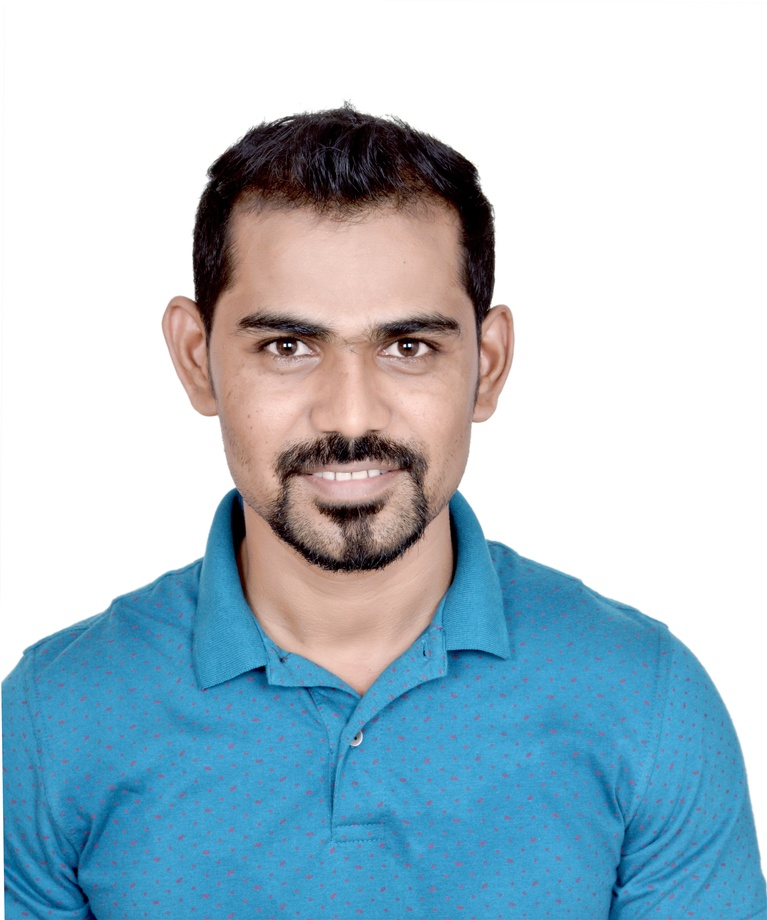
#> input picture Employee_Photo/406972000002079157_0073 (2).JPG, 767 x 920 px, shrunk from 3915 x 4698 before the run, given in place of the camera
$ python videocapture.py
#> lines starting #> are read from the running program, lines starting #| are printed output that depends on the picture; after the words box and inside, x2 and y2 are one past the last pixel; in counts of white or black regions, pixels touching at a corner belong together
#> further down, frame is the input picture: shape (920, 767, 3); mean B, G, R 206, 193.6, 171.3
import cv2
import numpy as np

# Create a VideoCapture object and read from input file
# If the input is the camera, pass 0 instead of the video file name
def increase_brightness(img, value):
#> called with value = 40
    hsv = cv2.cvtColor(img, cv2.COLOR_BGR2HSV)
#> hsv: shape (920, 767, 3); mean H, S, V 40.3, 74.5, 214.2
    h, s, v = cv2.split(hsv)
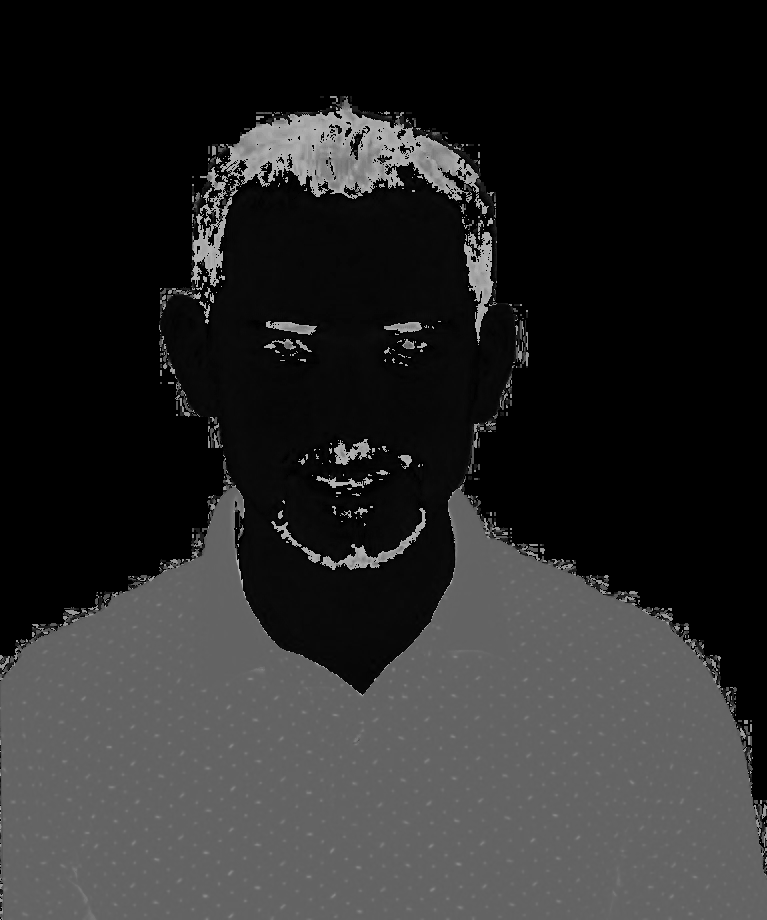
#> h: shape (920, 767); min 0, max 179, mean 40.3
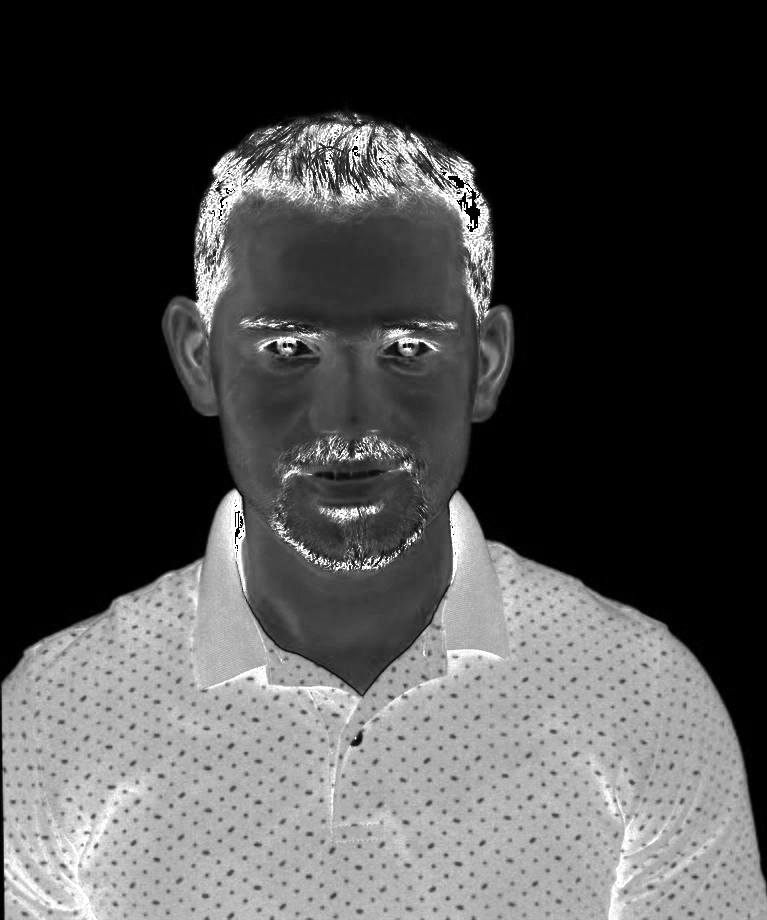
#> s: shape (920, 767); min 0, max 255, mean 74.5
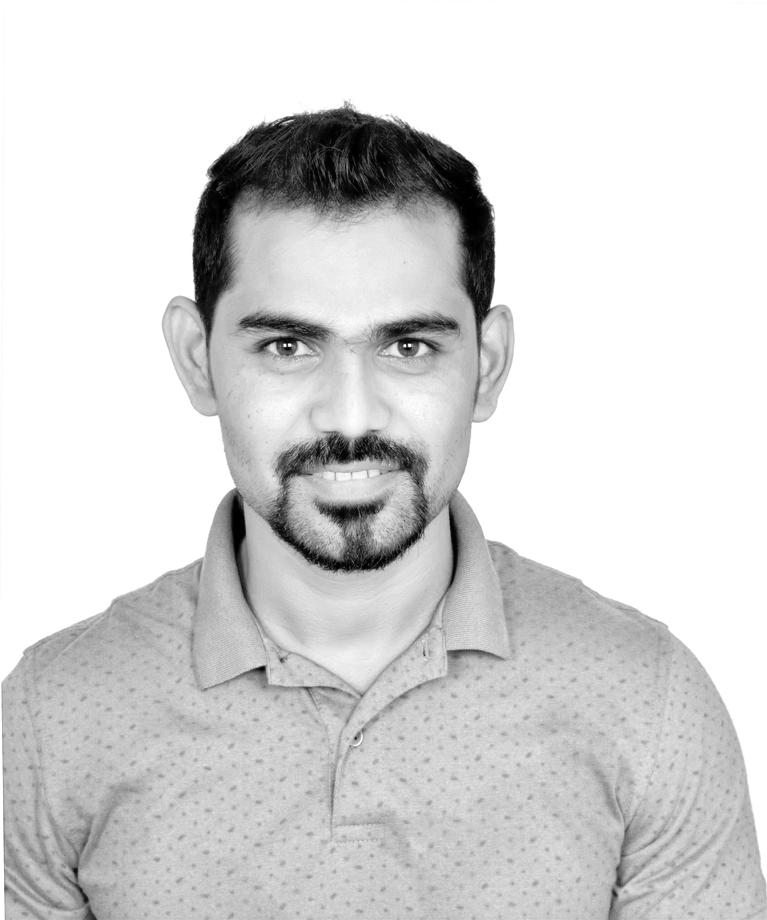
#> v: shape (920, 767); min 0, max 255, mean 214.2

    lim = 255 - value
    v[v > lim] = 255
#> v: shape (920, 767); 6.04% of pixels changed, all inside (x1, y1, x2, y2) = (0, 0, 767, 920)
    v[v <= lim] += value
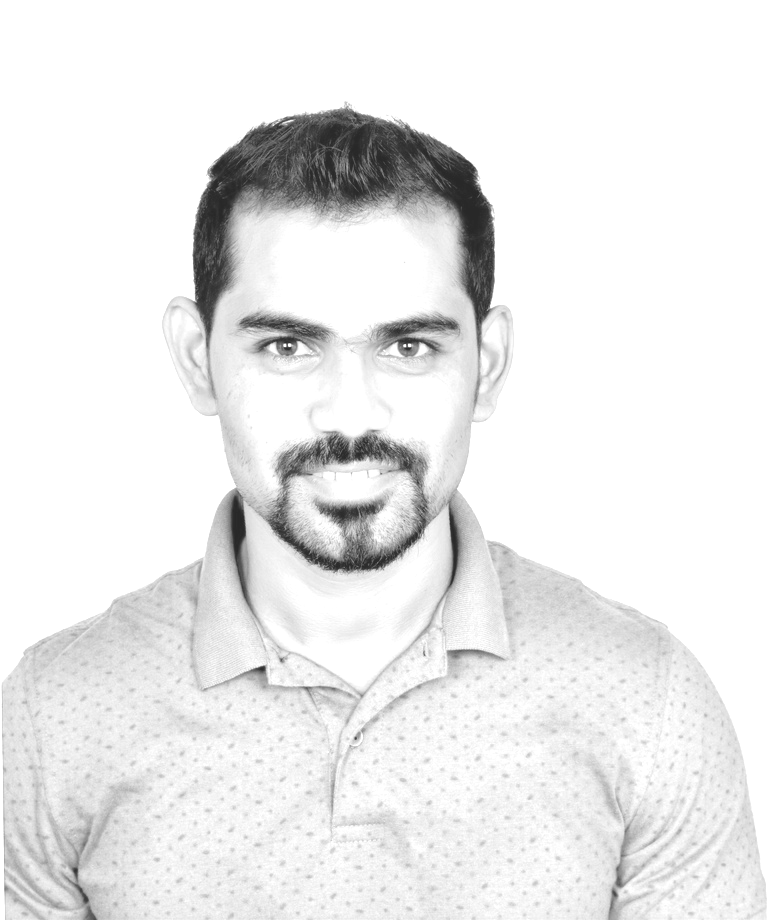
#> v: shape (920, 767); min 40, max 255, mean 234.6

    final_hsv = cv2.merge((h, s, v))
#> final_hsv: shape (920, 767, 3); mean H, S, V 40.3, 74.5, 234.6
    img = cv2.cvtColor(final_hsv, cv2.COLOR_HSV2BGR)
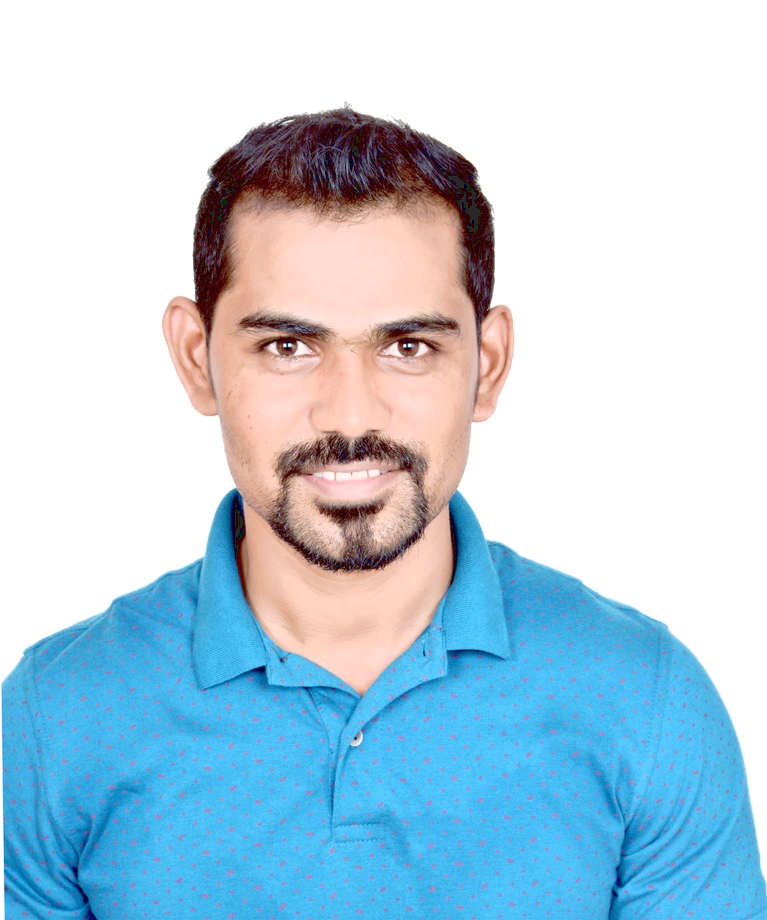
#> img: shape (920, 767, 3); mean B, G, R 224.1, 208.8, 182.6
    return img


cap = cv2.VideoCapture(1)

# Check if camera opened successfully
if (cap.isOpened()== False):
  print("Error opening video stream or file")

# Read until video is completed
while(cap.isOpened()):
  # Capture frame-by-frame
  ret, frame = cap.read()
  if ret == True:

    # Display the resulting  frame
    frame = increase_brightness(frame,40)
    cv2.imshow('Frame',frame)

    # Press Q on keyboard to  exit
    if cv2.waitKey(25) & 0xFF == ord('q'):
#> (key q is pressed here)
      break

  # Break the loop
  else:
    break

# When everything done, release the video capture object
cap.release()

# Closes all the frames
cv2.destroyAllWindows()

$ run again, on Employee_Photo/406972000009081789_1 (3).jpg
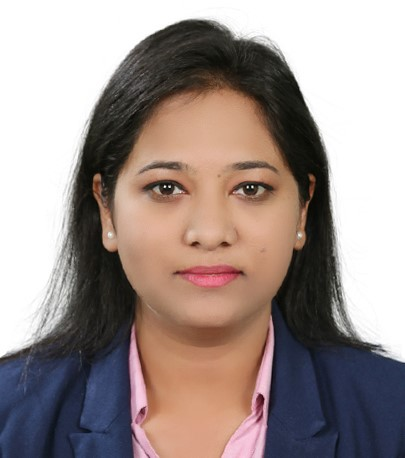
#> input picture Employee_Photo/406972000009081789_1 (3).jpg, 405 x 458 px, given in place of the camera
#> frame is the input picture: shape (458, 405, 3); mean B, G, R 141.7, 145.4, 159
#> hsv: shape (458, 405, 3); mean H, S, V 32.2, 59, 164.5
#> in increase_brightness, `v[v > lim] = 255`:
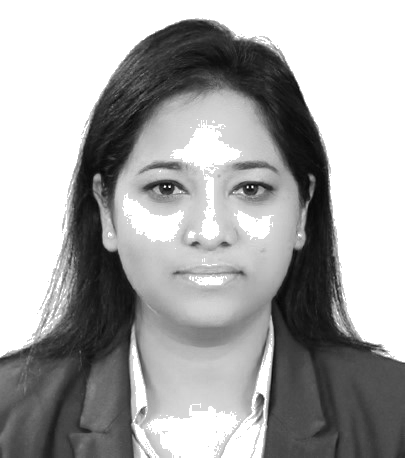
#> v: shape (458, 405); min 5, max 255, mean 166.7
#> final_hsv: shape (458, 405, 3); mean H, S, V 32.2, 59, 191.2
#> in increase_brightness, `img = cv2.cvtColor(final_hsv, cv2.COLOR_HSV2BGR)`:
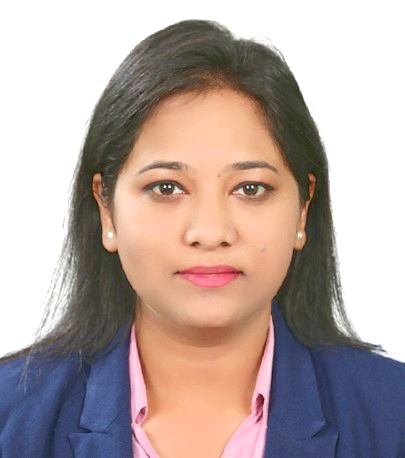
#> img: shape (458, 405, 3); mean B, G, R 161.9, 166.1, 182.6

$ run again, on Employee_Photo/406972000002218795_nandita.jpg
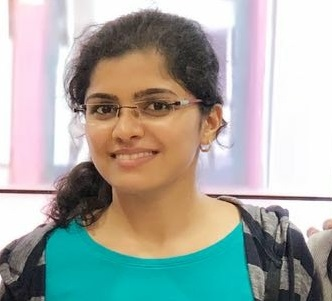
#> input picture Employee_Photo/406972000002218795_nandita.jpg, 332 x 301 px, given in place of the camera
#> frame is the input picture: shape (301, 332, 3); mean B, G, R 164, 169.8, 166
#> hsv: shape (301, 332, 3); mean H, S, V 69.1, 71.9, 187.7
#> in increase_brightness, `v[v <= lim] += value`:
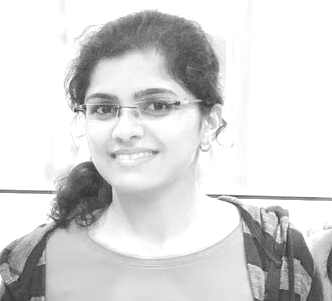
#> v: shape (301, 332); min 48, max 255, mean 214.7
#> final_hsv: shape (301, 332, 3); mean H, S, V 69.1, 71.9, 214.7
#> in increase_brightness, `img = cv2.cvtColor(final_hsv, cv2.COLOR_HSV2BGR)`:
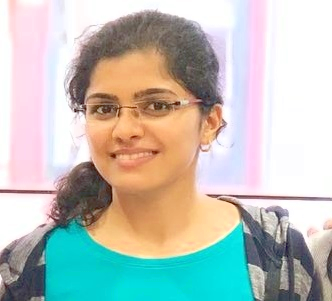
#> img: shape (301, 332, 3); mean B, G, R 185.5, 192.9, 187.9
